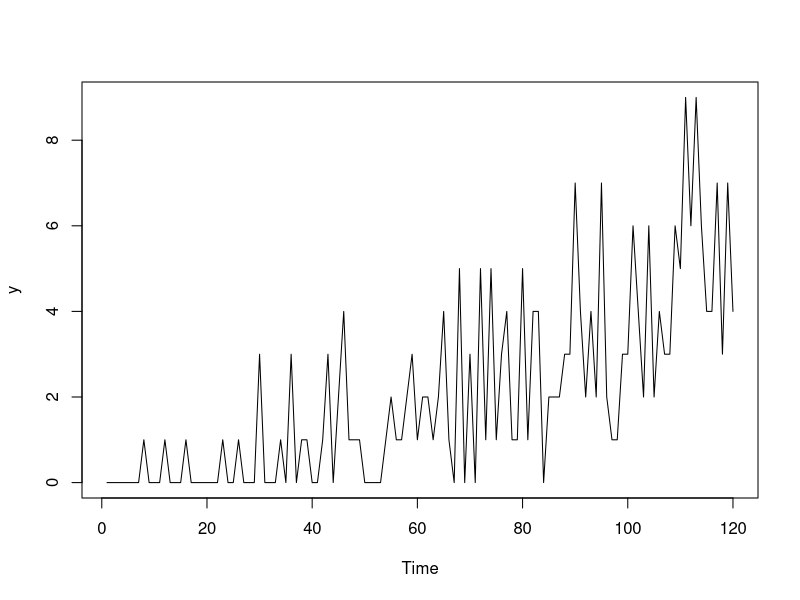

Here is the R script that generated this plot: (Note: this script raises an error after producing the figure.)
## ---- chunk 1
y <- ts(c(rpois(20,0.25),rpois(20,0.5),rpois(20,1),rpois(20,2),rpois(20,3),rpois(20,5)))
## ---- chunk 2
plot(y)
## ---- chunk 3
oETSFModel1 <- oes(y, occurrence="fixed", h=10, holdout=TRUE)
oETSFModel1
plot(oETSFModel1)
## ---- chunk 4
oETSOModel <- oes(y, model="MMN", occurrence="odds-ratio", h=10, holdout=TRUE)
oETSOModel
plot(oETSOModel)
## ---- chunk 5
oETSIModel <- oes(y, model="MMN", occurrence="inverse-odds-ratio", h=10, holdout=TRUE)
oETSIModel
plot(oETSIModel)
## ---- chunk 6
oETSGModel1 <- oesg(y, modelA="MNN", modelB="AAN", h=10, holdout=TRUE)
oETSGModel1
plot(oETSGModel1)
## ---- chunk 7
oETSGModel1$modelA
## ---- chunk 8
oETSDModel <- oes(y, model="MMN", occurrence="d", h=10, holdout=TRUE)
oETSDModel
plot(oETSDModel)
